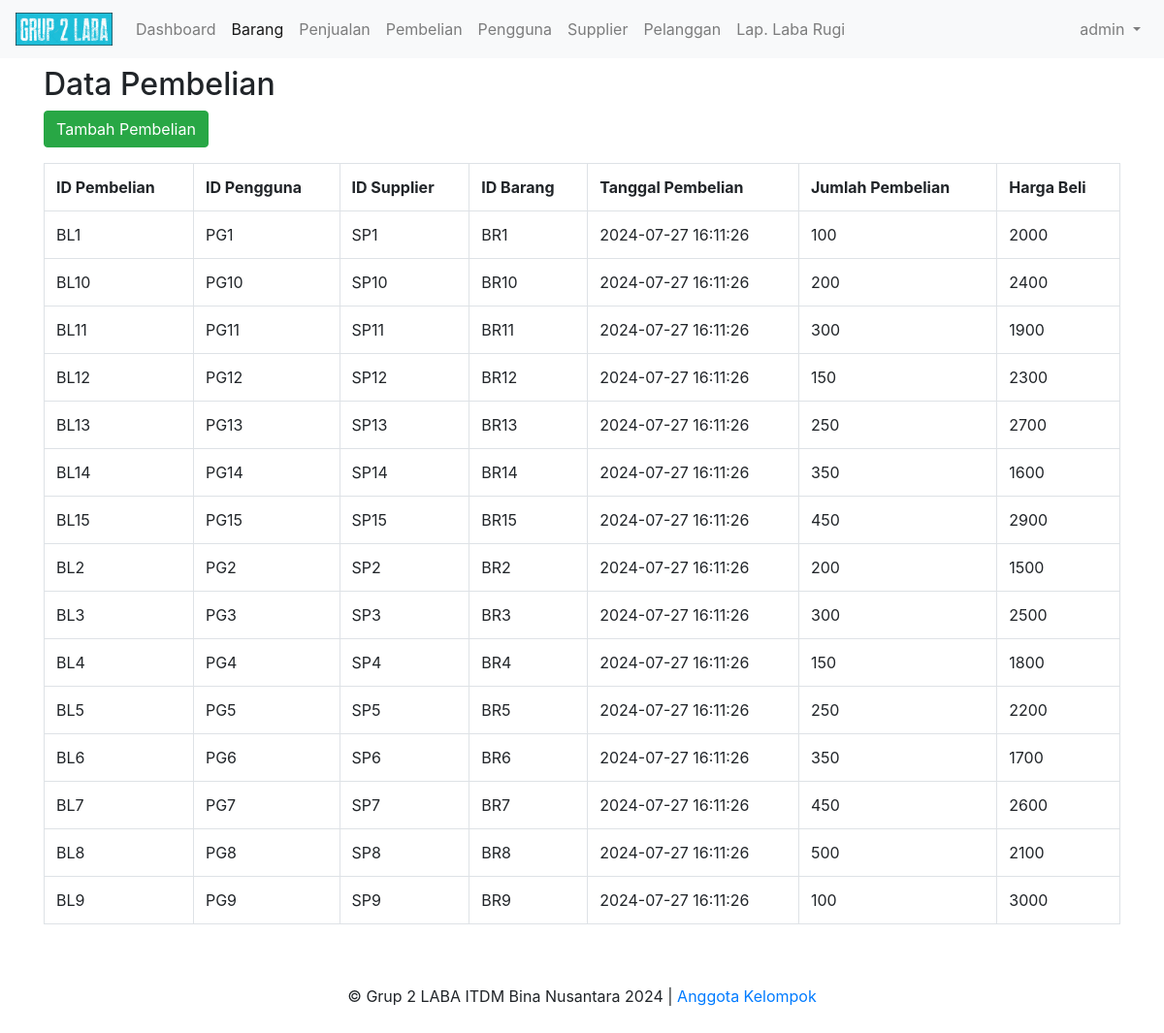
The page /pembelian (signed in) on the database its author committed.
### tables this page shows
CREATE TABLE `Pembelian` (
 `IdPembelian` varchar(10) NOT NULL,
 `IdPengguna` varchar(10) DEFAULT NULL,
 `IdSupplier` varchar(10) DEFAULT NULL,
 `IdBarang` varchar(10) DEFAULT NULL,
 `TanggalPembelian` datetime DEFAULT NULL,
 `JumlahPembelian` int(11) DEFAULT NULL,
 `HargaBeli` double DEFAULT NULL,
 PRIMARY KEY (`IdPembelian`),
 KEY `IdPengguna` (`IdPengguna`),
 KEY `IdBarang` (`IdBarang`),
 KEY `IdSupplier` (`IdSupplier`),
 CONSTRAINT `pembelian_ibfk_1` FOREIGN KEY (`IdPengguna`) REFERENCES `pengguna` (`IdPengguna`) ON UPDATE CASCADE ON DELETE CASCADE,
 CONSTRAINT `pembelian_ibfk_2` FOREIGN KEY (`IdBarang`) REFERENCES `barang` (`IdBarang`) ON UPDATE CASCADE ON DELETE CASCADE,
 CONSTRAINT `pembelian_ibfk_3` FOREIGN KEY (`IdSupplier`) REFERENCES `supplier` (`IdSupplier`)  ON UPDATE CASCADE ON DELETE CASCADE
);

### core/BaseController.php (called while the page is built, shortened)
<?php
class BaseController {
    public function view($view, $data = []) {
        extract($data);
        $base_url = Config::getBaseUrl();
        require_once BASE_DIR.'views/' . $view . '.php';
    }
}

### controllers/PembelianController.php (called while the page is built, shortened)
<?php
require_once BASE_DIR.'models/Pembelian.php';
class PembelianController extends BaseController {
    public function index() {
        $pembelian = new Pembelian();
        $data['pembelian'] = $pembelian->all();
        $this->view('pembelian/index', $data);
    }
}
?>

### index.php (called while the page is built, shortened)
<?php
require_once __DIR__.'/config/Config.php';
require_once __DIR__.'/config/MyDatabase.php';
require_once __DIR__.'/core/BaseModel.php';
require_once __DIR__.'/core/BaseController.php';
$uri = isset($_GET['url']) ? $_GET['url'] : '';
Router::route($uri);

### config/Config.php (called while the page is built, shortened)
<?php
class Config {
    public static function getBaseUrl() {
        $requestUri = $_SERVER['REQUEST_URI'];
        $pos = strpos($requestUri, '/', 1);
        if ($pos === false) {
            return '/';
        }
        $basePath = substr($requestUri, 0, $pos + 1);
        return $basePath;
    }
}

### core/BaseModel.php (called while the page is built, shortened)
<?php
class BaseModel {
    protected $conn;
    protected $table;
    public function __construct() {
        $database = new MyDatabase();
        $this->conn = $database->getConnection();
    }
    public function all() {
        $query = "SELECT * FROM " . $this->table;
        $stmt = $this->conn->prepare($query);
        $stmt->execute();
        return $stmt->fetchAll(PDO::FETCH_ASSOC);
    }
}

### config/MyDatabase.php (called while the page is built, shortened)
<?php
class MyDatabase {
    private $host = "localhost";
    private $db_name = "tk4_grup2";
    private $username = "root";
    private $password = "";
    public function getConnection() {
        $this->conn = null;
        try {
            $this->conn = new PDO("mysql:host=" . $this->host . ";dbname=" . $this->db_name, $this->username, $this->password);
            $this->conn->exec("set names utf8");
        } catch(PDOException $exception) {
            echo "Koneksi db error: " . $exception->getMessage();
        }
        return $this->conn;
    }
}

### models/Pembelian.php (called while the page is built, shortened)
<?php
require_once BASE_DIR.'config/MyDatabase.php';
class Pembelian extends BaseModel {
    public function __construct() {
        $this->table = 'Pembelian';
    }
}

### views/pembelian/index.php (the view, shortened to what this page needs)
<!DOCTYPE html>
<html>
<head>
    <?php include_once $base_path."views/bootstrap_header.php"; ?>
</head>
<body>
<?php include_once $base_path."views/page_header.php"; ?>
<h2 class="h2 mt-5">Data Pembelian</h2>
<a class="btn btn-success mb-3" href="<?= $base_url;?>pembelian/create">Tambah Pembelian</a>
<table class="table table-stripped table-bordered">
    <tr>
        <th>ID Pembelian</th>
        <th>ID Pengguna</th>
        <th>ID Supplier</th>
        <th>ID Barang</th>
        <th>Tanggal Pembelian</th>
        <th>Jumlah Pembelian</th>
        <th>Harga Beli</th>
    </tr>
    <?php foreach ($pembelian as $item): ?>
        <tr>
            <td><?= $item['IdPembelian'] ?></td>
            <td><?= $item['IdPengguna'] ?></td>
            <td><?= $item['IdSupplier'] ?></td>
            <td><?= $item['IdBarang'] ?></td>
            <td><?= $item['TanggalPembelian'] ?></td>
            <td><?= $item['JumlahPembelian'] ?></td>
            <td><?= $item['HargaBeli'] ?></td>
        </tr>
    <?php endforeach; ?>
</table>
<?php include_once $base_path."views/page_footer.php"; ?>
</body>
</html>

### views/bootstrap_header.php (style rules this page uses)
body { padding: 20px; }

### rows shown on the page
pembelian: IdPembelian "BL1", IdPengguna "PG1", IdSupplier "SP1", IdBarang "BR1", TanggalPembelian "2024-07-27 16:11:26", JumlahPembelian "100", HargaBeli "2000"
pembelian: IdPembelian "BL10", IdPengguna "PG10", IdSupplier "SP10", IdBarang "BR10", TanggalPembelian "2024-07-27 16:11:26", JumlahPembelian "200", HargaBeli "2400"
pembelian: IdPembelian "BL11", IdPengguna "PG11", IdSupplier "SP11", IdBarang "BR11", TanggalPembelian "2024-07-27 16:11:26", JumlahPembelian "300", HargaBeli "1900"
pembelian: IdPembelian "BL12", IdPengguna "PG12", IdSupplier "SP12", IdBarang "BR12", TanggalPembelian "2024-07-27 16:11:26", JumlahPembelian "150", HargaBeli "2300"
pembelian: IdPembelian "BL13", IdPengguna "PG13", IdSupplier "SP13", IdBarang "BR13", TanggalPembelian "2024-07-27 16:11:26", JumlahPembelian "250", HargaBeli "2700"
pembelian: IdPembelian "BL14", IdPengguna "PG14", IdSupplier "SP14", IdBarang "BR14", TanggalPembelian "2024-07-27 16:11:26", JumlahPembelian "350", HargaBeli "1600"
pembelian: IdPembelian "BL15", IdPengguna "PG15", IdSupplier "SP15", IdBarang "BR15", TanggalPembelian "2024-07-27 16:11:26", JumlahPembelian "450", HargaBeli "2900"
pembelian: IdPembelian "BL2", IdPengguna "PG2", IdSupplier "SP2", IdBarang "BR2", TanggalPembelian "2024-07-27 16:11:26", JumlahPembelian "200", HargaBeli "1500"
pembelian: IdPembelian "BL3", IdPengguna "PG3", IdSupplier "SP3", IdBarang "BR3", TanggalPembelian "2024-07-27 16:11:26", JumlahPembelian "300", HargaBeli "2500"
pembelian: IdPembelian "BL4", IdPengguna "PG4", IdSupplier "SP4", IdBarang "BR4", TanggalPembelian "2024-07-27 16:11:26", JumlahPembelian "150", HargaBeli "1800"
pembelian: IdPembelian "BL5", IdPengguna "PG5", IdSupplier "SP5", IdBarang "BR5", TanggalPembelian "2024-07-27 16:11:26", JumlahPembelian "250", HargaBeli "2200"
pembelian: IdPembelian "BL6", IdPengguna "PG6", IdSupplier "SP6", IdBarang "BR6", TanggalPembelian "2024-07-27 16:11:26", JumlahPembelian "350", HargaBeli "1700"
pembelian: IdPembelian "BL7", IdPengguna "PG7", IdSupplier "SP7", IdBarang "BR7", TanggalPembelian "2024-07-27 16:11:26", JumlahPembelian "450", HargaBeli "2600"
pembelian: IdPembelian "BL8", IdPengguna "PG8", IdSupplier "SP8", IdBarang "BR8", TanggalPembelian "2024-07-27 16:11:26", JumlahPembelian "500", HargaBeli "2100"
pembelian: IdPembelian "BL9", IdPengguna "PG9", IdSupplier "SP9", IdBarang "BR9", TanggalPembelian "2024-07-27 16:11:26", JumlahPembelian "100", HargaBeli "3000"

### other values the page prints
$user['NamaPengguna'] "admin"
